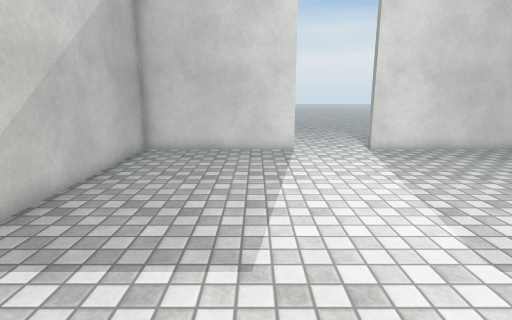
[1] (above)

12 first-person views from a walk through a Unity game level. The camera is 1.4 m above the floor, tilts 12° down and sees 80° across. The floor is counted in squares, 0.5 m on a side. Each view is taken from the middle of a square. On the plan, view 1 faces up. The plan holds only what a view shows up to about 20 squares ahead; the rest is blank. The place goes on beyond the plan. The player character is not drawn. Surface patterns are stand-ins for the level's own textures.

[2]
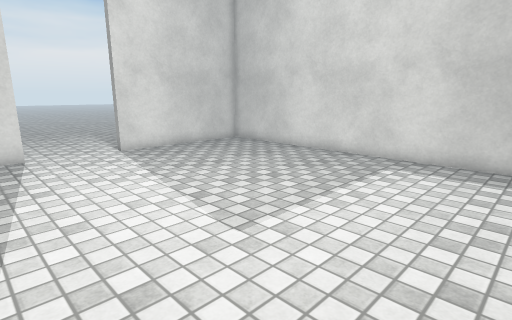

[3]
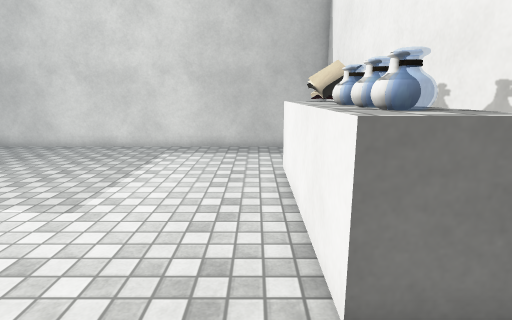

[4]
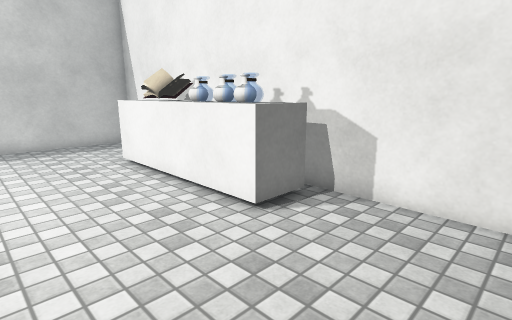

[5]
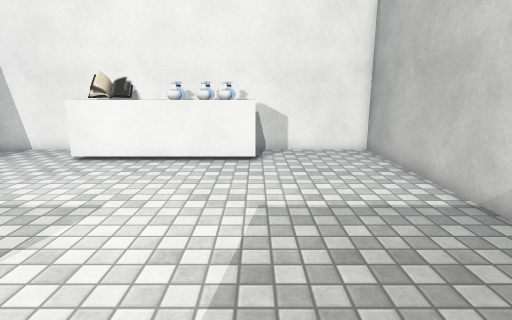

[6]
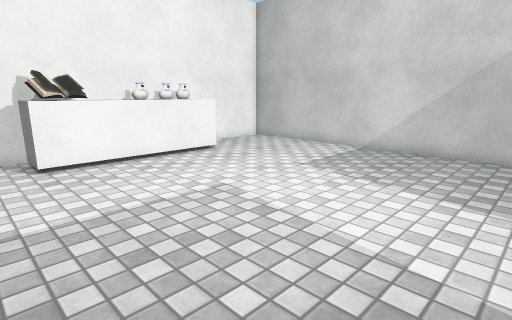

[7]
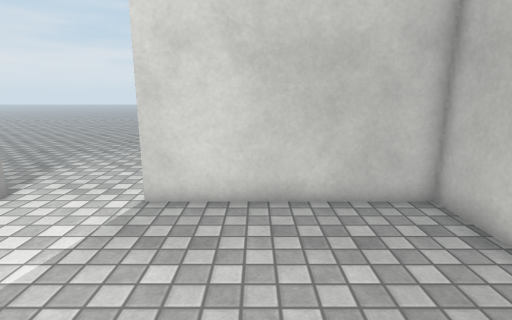

[8]
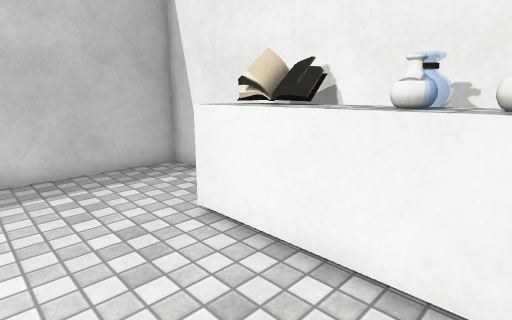

[9]
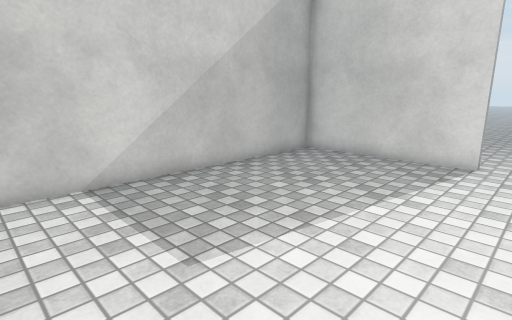

[10]
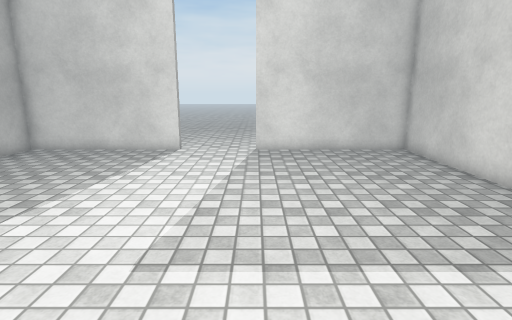

[11]
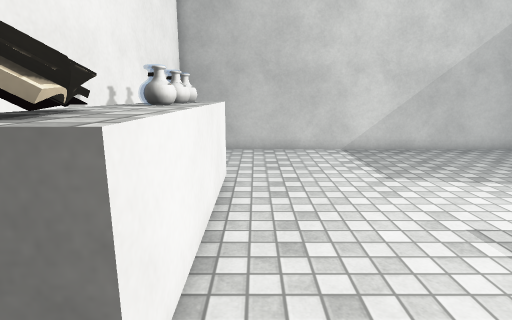

[12]
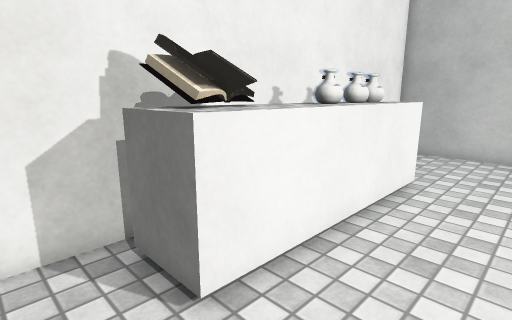

### Floor plan
Key: @ floor where view 1 was taken; # wall or solid block; . floor; ^ raised ledge; O other object.
Columns run from 6 left of view 1 to 14 right of it. Each row starts with its distance up from view 1.
 23    .........
 22    ..........
 21     ..........
 20      .........
 19      .........
 18       .......
 17        ......
 16 #########....########
 15 #...................#
 14 #...................#
 13 #...................#
 12 #...................#
 11 #...................#
 10 #...................#
  9 #...................#
  8 #...................#
  7 #...................#
  6 #...................#
  5 #...................#
  4 #...................#
  3 #...................#
  2 #...................#
  1 #...................#
  0 #.....@.............#
 -1 #.....^^^^^^^^^.....#
 -2 #.....^OO#O^OO#.....#
 -3 #.....^###^^OO#.....#
 -4 #####################

Positions as (right, up) in squares from view 1, and headings:
1: (0, 0), facing up
2: (0, 0), facing up-right
3: (-3, 0), facing right
4: (-5, 4), facing down-right
5: (0, 12), facing down
6: (10, 12), facing down-left
7: (9, 8), facing up
8: (2, 3), facing down-right
9: (4, 2), facing up-left
10: (6, 0), facing up
11: (10, 0), facing left
12: (10, 2), facing down-left
